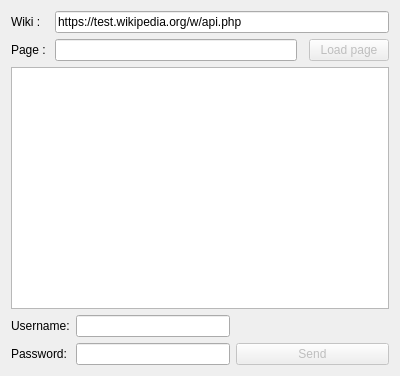
<?xml version="1.0" encoding="UTF-8"?>
<ui version="4.0">
 <class>MainWindow</class>
 <widget class="QMainWindow" name="MainWindow">
  <property name="geometry">
   <rect>
    <x>0</x>
    <y>0</y>
    <width>400</width>
    <height>376</height>
   </rect>
  </property>
  <widget class="QWidget" name="centralWidget">
   <layout class="QVBoxLayout" name="verticalLayout">
    <item>
     <layout class="QGridLayout" name="gridLayout">
      <item row="1" column="3">
       <widget class="QPushButton" name="pushButton2">
        <property name="enabled">
         <bool>false</bool>
        </property>
        <property name="text">
         <string>Load page</string>
        </property>
       </widget>
      </item>
      <item row="1" column="1">
       <widget class="QLineEdit" name="mPageEdit"/>
      </item>
      <item row="1" column="0">
       <widget class="QLabel" name="label">
        <property name="text">
         <string>Page : </string>
        </property>
       </widget>
      </item>
      <item row="0" column="1" colspan="3">
       <widget class="QLineEdit" name="mWikiEdit">
        <property name="text">
         <string>https://test.wikipedia.org/w/api.php</string>
        </property>
       </widget>
      </item>
      <item row="0" column="0">
       <widget class="QLabel" name="label_3">
        <property name="text">
         <string>Wiki :</string>
        </property>
       </widget>
      </item>
     </layout>
    </item>
    <item>
     <widget class="QPlainTextEdit" name="plainTextEdit"/>
    </item>
    <item>
     <layout class="QGridLayout" name="gridLayout_2">
      <item row="0" column="3">
       <widget class="QLineEdit" name="mLoginEdit"/>
      </item>
      <item row="0" column="1">
       <widget class="QLabel" name="label_2">
        <property name="frameShape">
         <enum>QFrame::NoFrame</enum>
        </property>
        <property name="text">
         <string>Username:</string>
        </property>
       </widget>
      </item>
      <item row="1" column="1">
       <widget class="QLabel" name="mMdpLabel">
        <property name="text">
         <string>Password:</string>
        </property>
       </widget>
      </item>
      <item row="1" column="3">
       <widget class="QLineEdit" name="mMdpEdit">
        <property name="acceptDrops">
         <bool>true</bool>
        </property>
        <property name="echoMode">
         <enum>QLineEdit::Password</enum>
        </property>
       </widget>
      </item>
      <item row="0" column="4">
       <spacer name="horizontalSpacer">
        <property name="orientation">
         <enum>Qt::Horizontal</enum>
        </property>
        <property name="sizeHint" stdset="0">
         <size>
          <width>40</width>
          <height>20</height>
         </size>
        </property>
       </spacer>
      </item>
      <item row="1" column="4">
       <widget class="QPushButton" name="pushButton1">
        <property name="enabled">
         <bool>false</bool>
        </property>
        <property name="text">
         <string>Send</string>
        </property>
       </widget>
      </item>
     </layout>
    </item>
   </layout>
  </widget>
 </widget>
 <layoutdefault spacing="6" margin="11"/>
 <resources/>
 <connections/>
</ui>
